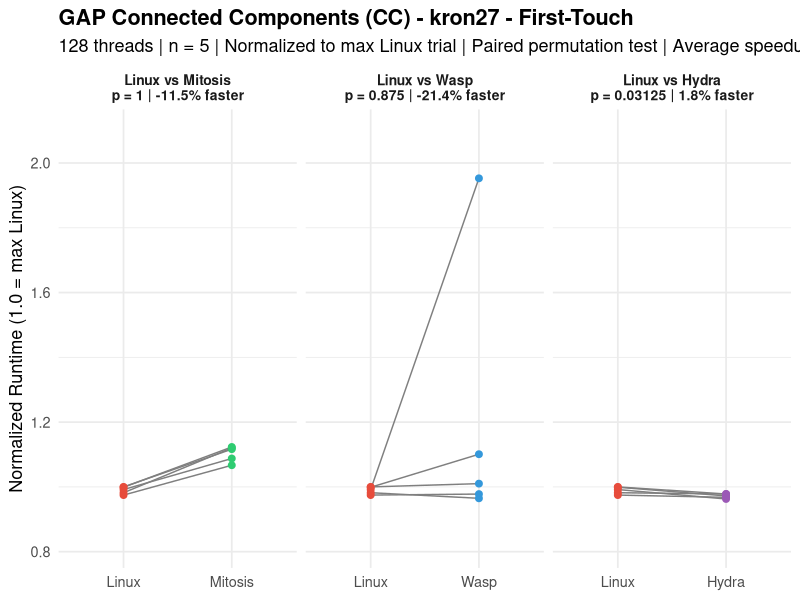
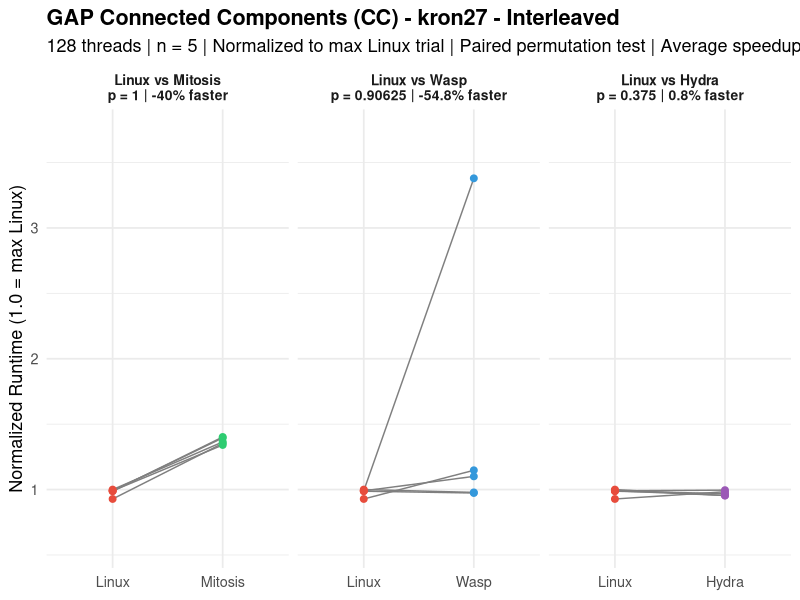
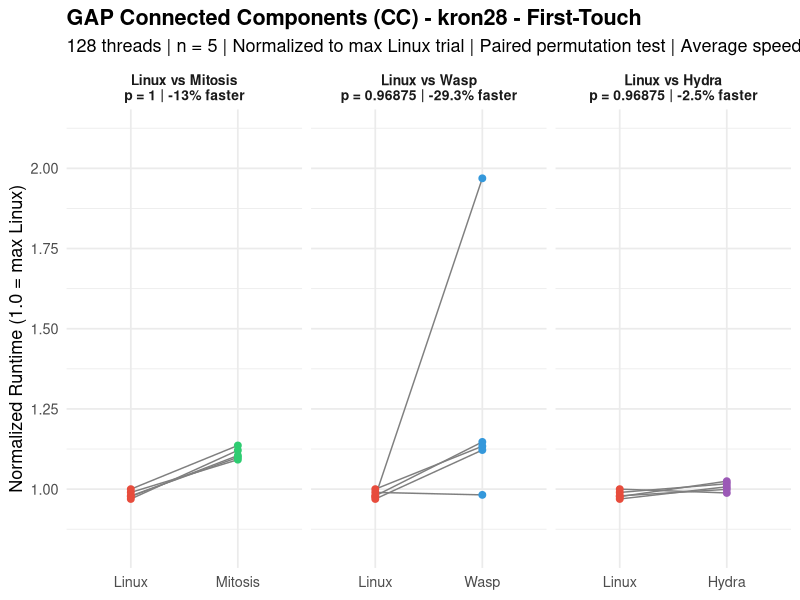
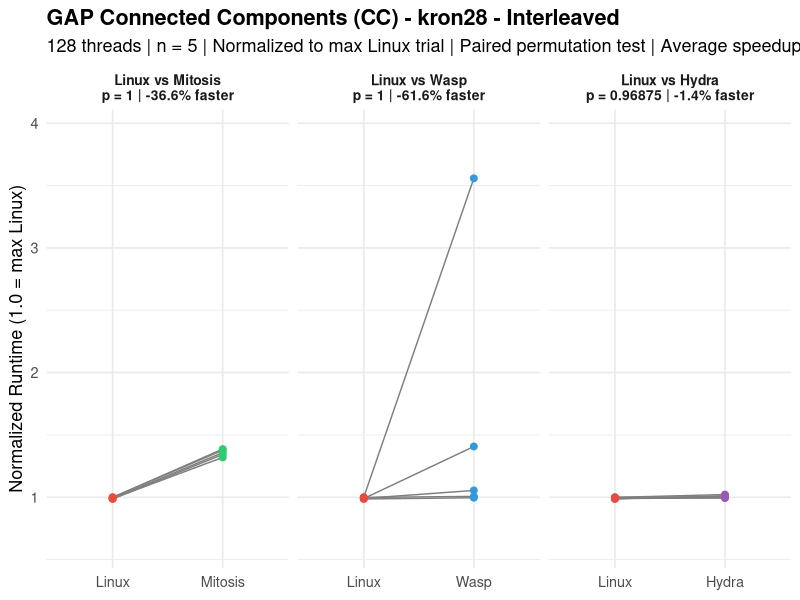
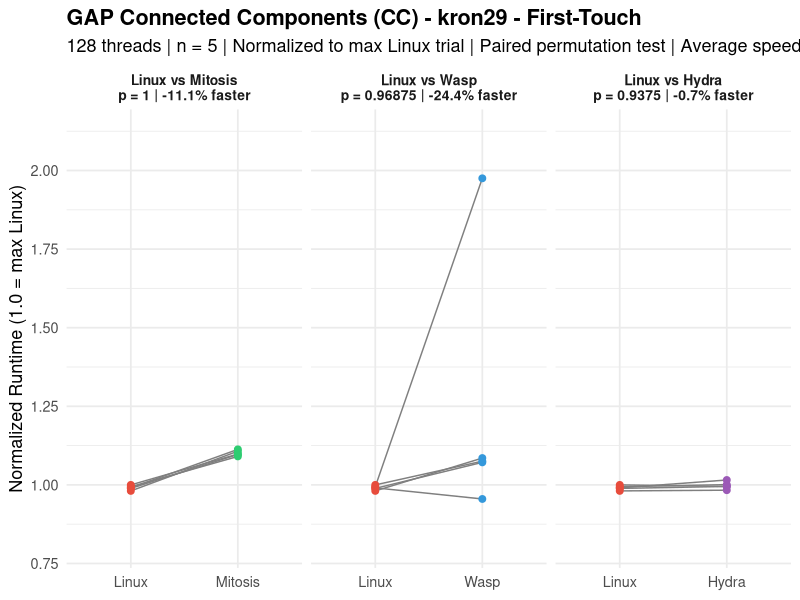
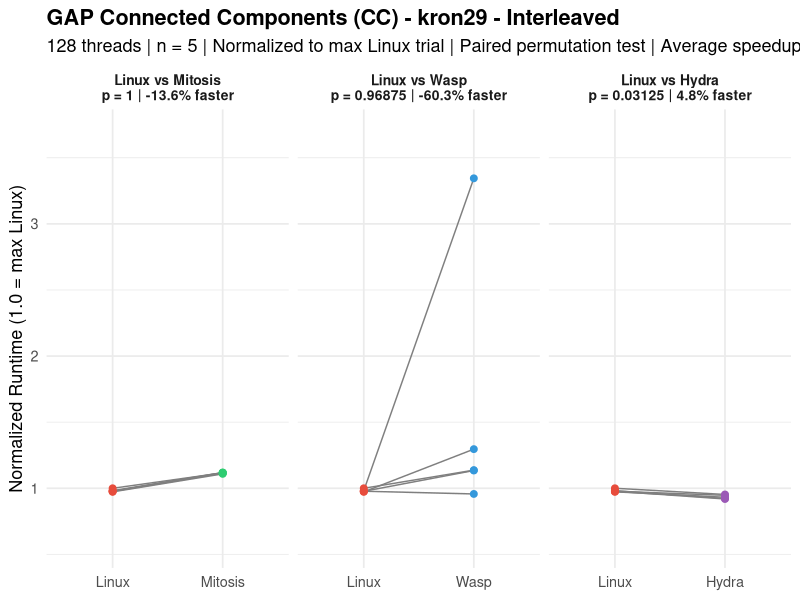
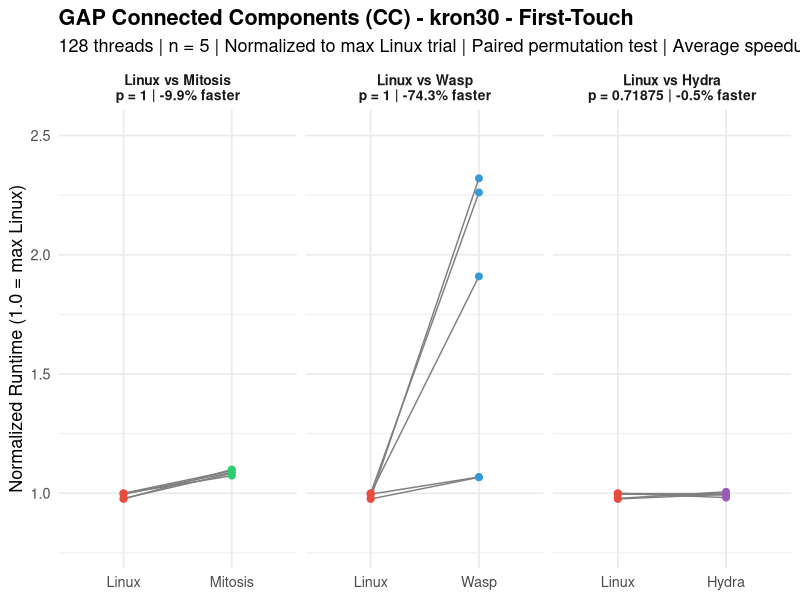
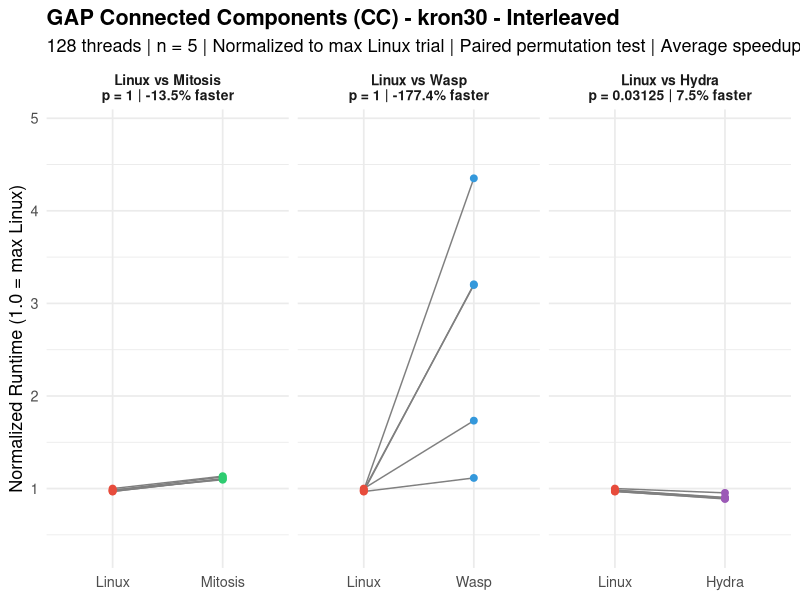

Reproduce these figures in R, in order.
###############################################################################
###                              cc.R                                       ###
###############################################################################

library(ggplot2)

# =============================================================================
# RAW DATA: Trial Times (seconds) – Connected Components (bench_cc_mt)
# 128 threads, n=5, repl_order_9 for Hydra
# Source: rawdata.txt
# =============================================================================

data <- list(
  # --- LINUX First-Touch (output_0.txt) ---
  linux_ft_kron27  = c(0.65344, 0.67036, 0.65830, 0.66483, 0.66963),
  linux_ft_kron28  = c(1.31737, 1.30014, 1.29013, 1.30306, 1.33092),
  linux_ft_kron29  = c(2.71880, 2.72892, 2.74484, 2.69228, 2.71441),
  linux_ft_kron30  = c(5.56958, 5.44284, 5.55520, 5.45603, 5.57672),
  linux_ft_uni27   = c(2.91474, 3.53563, 3.44081, 3.41229, 3.48710),
  linux_ft_uni28   = c(8.20476, 8.48896, 8.36320, 8.41363, 8.19125),
  linux_ft_uni29   = c(21.60264, 21.85805, 21.16792, 21.19485, 21.27137),
  linux_ft_uni30   = c(52.61764, 51.77408, 51.33788, 51.28715, 51.15687),
  linux_ft_twitter = c(0.34301, 0.34072, 0.33807, 0.34075, 0.33926),
  linux_ft_web     = c(0.38057, 0.39122, 0.37943, 0.37656, 0.39007),
  linux_ft_road    = c(0.07428, 0.06963, 0.07240, 0.06997, 0.07143),

  # --- LINUX Interleaved (output_i_0.txt) ---
  linux_il_kron27  = c(0.26996, 0.26913, 0.27255, 0.25297, 0.27005),
  linux_il_kron28  = c(0.51428, 0.51029, 0.50789, 0.51501, 0.50974),
  linux_il_kron29  = c(1.06747, 1.07209, 1.09199, 1.06703, 1.06233),
  linux_il_kron30  = c(2.30592, 2.34706, 2.27783, 2.27191, 2.30826),
  linux_il_uni27   = c(0.85657, 0.84866, 0.83773, 0.84148, 0.84964),
  linux_il_uni28   = c(2.12258, 2.13713, 2.12200, 2.14575, 2.12886),
  linux_il_uni29   = c(5.22135, 5.28535, 5.22777, 5.22462, 5.24643),
  linux_il_uni30   = c(12.45592, 12.46883, 12.40855, 12.40998, 12.41384),
  linux_il_twitter = c(0.13010, 0.12481, 0.12706, 0.12536, 0.12658),
  linux_il_web     = c(0.09380, 0.09482, 0.09400, 0.09282, 0.09354),
  linux_il_road    = c(0.03715, 0.03095, 0.03070, 0.03280, 0.02976),

  # --- MITOSIS Replicated (output_r_0.txt) ---
  mitosis_ft_kron27  = c(0.71522, 0.74848, 0.75109, 0.72917, 0.75300),
  mitosis_ft_kron28  = c(1.45320, 1.47040, 1.49209, 1.46282, 1.51209),
  mitosis_ft_kron29  = c(3.05517, 2.99345, 3.01444, 3.03898, 3.01080),
  mitosis_ft_kron30  = c(5.98744, 6.13239, 6.06506, 6.04102, 6.10619),
  mitosis_ft_uni27   = c(3.21338, 3.36912, 3.32722, 3.32642, 3.43297),
  mitosis_ft_uni28   = c(8.69971, 9.02610, 8.80542, 8.73364, 8.69427),
  mitosis_ft_uni29   = c(22.80782, 23.05819, 23.15438, 23.23957, 23.58924),
  mitosis_ft_uni30   = c(57.38102, 60.02908, 59.59669, 59.66739, 59.20830),
  mitosis_ft_twitter = c(0.37160, 0.36333, 0.36573, 0.36409, 0.36616),
  mitosis_ft_web     = c(0.40997, 0.40300, 0.41493, 0.41576, 0.40667),
  mitosis_ft_road    = c(0.09781, 0.08977, 0.09076, 0.09335, 0.09161),

  # --- MITOSIS Replicated+Interleaved (output_ri_0.txt) ---
  mitosis_il_kron27  = c(0.36544, 0.38217, 0.37187, 0.36896, 0.38021),
  mitosis_il_kron28  = c(0.71412, 0.69947, 0.69179, 0.70930, 0.67960),
  mitosis_il_kron29  = c(1.21729, 1.22195, 1.21950, 1.22098, 1.21101),
  mitosis_il_kron30  = c(2.64233, 2.66103, 2.58591, 2.60024, 2.57108),
  mitosis_il_uni27   = c(0.94142, 0.96438, 0.95266, 0.93686, 0.95181),
  mitosis_il_uni28   = c(2.32194, 2.27849, 2.30733, 2.25720, 2.29267),
  mitosis_il_uni29   = c(5.48766, 5.33445, 5.36208, 5.42251, 5.35038),
  mitosis_il_uni30   = c(12.61277, 12.67338, 12.61206, 12.57715, 12.67491),
  mitosis_il_twitter = c(0.18189, 0.16002, 0.16104, 0.16139, 0.16126),
  mitosis_il_web     = c(0.14175, 0.14493, 0.14800, 0.14633, 0.14280),
  mitosis_il_road    = c(0.06627, 0.05008, 0.06780, 0.05070, 0.06856),

  # --- WASP First-Touch (output_0.txt) ---
  wasp_ft_kron27  = c(0.65552, 0.67713, 0.64675, 1.30905, 0.73801),
  wasp_ft_kron28  = c(1.30713, 2.62054, 1.49314, 1.52684, 1.50894),
  wasp_ft_kron29  = c(2.62188, 5.42154, 2.95203, 2.97920, 2.94148),
  wasp_ft_kron30  = c(10.64879, 5.94905, 5.95739, 12.94164, 12.61108),
  wasp_ft_uni27   = c(3.84874, 3.42273, 3.24975, 3.38987, 3.33825),
  wasp_ft_uni28   = c(9.91075, 8.90999, 8.76334, 8.88093, 8.78020),
  wasp_ft_uni29   = c(25.95394, 23.30147, 22.53701, 23.10840, 23.52064),
  wasp_ft_uni30   = c(60.43355, 56.15627, 56.25901, 57.17734, 56.34955),
  wasp_ft_twitter = c(0.38475, 0.36574, 0.34021, 0.33906, 0.38090),
  wasp_ft_web     = c(0.39112, 0.38833, 0.40532, 0.38614, 0.37374),
  wasp_ft_road    = c(0.07114, 0.06974, 0.06864, 0.06968, 0.06868),

  # --- WASP Interleaved (output_i_0.txt) ---
  wasp_il_kron27  = c(0.30007, 0.26541, 0.26670, 0.31278, 0.92112),
  wasp_il_kron28  = c(0.51847, 0.54319, 0.51291, 1.83248, 0.72472),
  wasp_il_kron29  = c(1.04509, 3.65201, 1.24181, 1.23871, 1.41531),
  wasp_il_kron30  = c(7.50636, 4.06875, 7.52530, 2.61641, 10.21237),
  wasp_il_uni27   = c(0.86923, 0.86081, 1.49655, 0.96218, 0.96221),
  wasp_il_uni28   = c(3.42348, 2.25014, 2.27317, 2.23328, 2.25211),
  wasp_il_uni29   = c(7.79381, 5.36546, 5.36112, 5.37847, 5.41807),
  wasp_il_uni30   = c(17.43031, 12.86958, 12.78217, 12.73413, 12.80344),
  wasp_il_twitter = c(0.12896, 0.12630, 0.12811, 0.12722, 0.12592),
  wasp_il_web     = c(0.09301, 0.09426, 0.09338, 0.09432, 0.09264),
  wasp_il_road    = c(0.03479, 0.03004, 0.02906, 0.03254, 0.02937),

  # --- HYDRA Replicated (repl_order_9/output_r_0.txt) ---
  hydra_ft_kron27  = c(0.64873, 0.65560, 0.65571, 0.64538, 0.65171),
  hydra_ft_kron28  = c(1.35312, 1.36395, 1.34076, 1.33001, 1.31507),
  hydra_ft_kron29  = c(2.78758, 2.74739, 2.73131, 2.69848, 2.73103),
  hydra_ft_kron30  = c(5.56464, 5.55427, 5.53651, 5.61112, 5.47493),
  hydra_ft_uni27   = c(3.19415, 3.53321, 3.68661, 3.76178, 3.66486),
  hydra_ft_uni28   = c(9.27716, 9.19802, 8.92699, 8.60718, 8.23657),
  hydra_ft_uni29   = c(23.21893, 23.25123, 23.33190, 23.57098, 23.13746),
  hydra_ft_uni30   = c(59.40881, 58.60953, 60.31778, 57.94528, 60.64329),
  hydra_ft_twitter = c(0.34088, 0.33539, 0.33418, 0.33616, 0.33512),
  hydra_ft_web     = c(0.37359, 0.38232, 0.38018, 0.36768, 0.37524),
  hydra_ft_road    = c(0.06920, 0.06859, 0.06811, 0.06828, 0.06905),

  # --- HYDRA Replicated+Interleaved (repl_order_9/output_ri_0.txt) ---
  hydra_il_kron27  = c(0.26023, 0.26428, 0.26014, 0.26806, 0.27137),
  hydra_il_kron28  = c(0.52620, 0.51147, 0.52038, 0.51414, 0.52004),
  hydra_il_kron29  = c(1.03372, 1.00748, 1.04085, 1.00365, 1.01792),
  hydra_il_kron30  = c(2.11062, 2.23806, 2.08331, 2.09526, 2.12196),
  hydra_il_uni27   = c(0.84347, 0.86374, 0.84380, 0.84264, 0.84035),
  hydra_il_uni28   = c(2.14791, 2.15539, 2.13945, 2.11507, 2.12117),
  hydra_il_uni29   = c(5.14230, 5.12691, 5.12436, 5.15831, 5.14275),
  hydra_il_uni30   = c(12.23165, 12.20048, 12.29435, 12.18596, 12.23598),
  hydra_il_twitter = c(0.13290, 0.12867, 0.12805, 0.12720, 0.12758),
  hydra_il_web     = c(0.09896, 0.09894, 0.09889, 0.09534, 0.09801),
  hydra_il_road    = c(0.03511, 0.02955, 0.03010, 0.03271, 0.02985)
)

# =============================================================================
# PAIRED PERMUTATION TEST (exact, one-sided: Linux slower → diff > 0)
# =============================================================================

perm_test <- function(baseline, treatment) {
  d <- baseline - treatment
  obs <- mean(d)
  n <- length(d)
  perm_stats <- numeric(2^n)
  for (i in 0:(2^n - 1)) {
    signs <- 2 * as.integer(intToBits(i)[1:n]) - 1
    perm_stats[i + 1] <- mean(signs * abs(d))
  }
  p <- mean(perm_stats >= obs)
  return(list(obs = obs, p = p))
}

# =============================================================================
# RUN ALL TESTS
# =============================================================================

graphs <- c("kron27", "kron28", "kron29", "kron30",
            "uni27", "uni28", "uni29", "uni30",
            "twitter", "web", "road")
policies <- c("ft", "il")
policy_labels <- c(ft = "First-Touch", il = "Interleaved")
systems <- c("mitosis", "wasp", "hydra")

results <- data.frame()

pdf("cc_mt.pdf", width = 10, height = 5)

for (graph in graphs) {
  for (pol in policies) {
    linux_key <- paste0("linux_", pol, "_", graph)
    for (sys in systems) {
      sys_key <- paste0(sys, "_", pol, "_", graph)
      res <- perm_test(data[[linux_key]], data[[sys_key]])
      results <- rbind(results, data.frame(
        Graph = graph,
        Policy = policy_labels[pol],
        Comparison = paste("Linux vs", tools::toTitleCase(sys)),
        MeanDiff = round(res$obs, 5),
        p_value = res$p,
        stringsAsFactors = FALSE
      ))
    }
  }
}

# Print results table
cat("\n====== PAIRED PERMUTATION TEST RESULTS (exact, one-sided) ======\n")
cat("Connected Components (bench_cc_mt)\n")
cat("128 threads | 5 trials | repl_order_9 for Hydra\n\n")
print(results, row.names = FALSE)

# Count significant results
cat("\n\nSignificant (p < 0.05):", sum(results$p_value < 0.05), "of", nrow(results), "\n")
cat("Non-significant (p >= 0.05):", sum(results$p_value >= 0.05), "of", nrow(results), "\n")

# =============================================================================
# PLOTS: One per graph per policy, with 3 facets (Mitosis, WASP, Hydra)
# =============================================================================

for (graph in graphs) {
  for (pol in policies) {
    linux_key <- paste0("linux_", pol, "_", graph)
    max_linux <- max(data[[linux_key]])
    df_list <- list()

    for (sys in systems) {
      sys_key <- paste0(sys, "_", pol, "_", graph)
      res <- perm_test(data[[linux_key]], data[[sys_key]])
      sys_label <- tools::toTitleCase(sys)
      pct <- round(res$obs / mean(data[[linux_key]]) * 100, 1)
      label <- paste0("Linux vs ", sys_label,
                      "\np = ", res$p,
                      " | ", pct, "% faster")
      df_list[[sys]] <- data.frame(
        Trial = rep(1:5, 2),
        Zeit = c(data[[linux_key]] / max_linux, data[[sys_key]] / max_linux),
        Bedingung = factor(rep(c("Linux", sys_label), each = 5),
                           levels = c("Linux", sys_label)),
        Vergleich = label
      )
    }

    df <- do.call(rbind, df_list)
    df$Vergleich <- factor(df$Vergleich, levels = unique(df$Vergleich))

    # Compute y-axis limits with padding for better spread
    y_min <- min(df$Zeit)
    y_max <- max(df$Zeit)
    y_pad <- (y_max - y_min) * 0.15

    p <- ggplot(df, aes(x = Bedingung, y = Zeit)) +
      geom_line(aes(group = Trial), color = "gray50", linewidth = 0.5) +
      geom_point(aes(color = Bedingung), size = 2) +
      scale_color_manual(values = c("Linux" = "#E74C3C",
                                    "Mitosis" = "#2ECC71",
                                    "Wasp" = "#3498DB",
                                    "Hydra" = "#9B59B6")) +
      coord_cartesian(ylim = c(y_min - y_pad, y_max + y_pad)) +
      facet_wrap(~ Vergleich, scales = "free_x") +
      labs(
        title = paste0("GAP Connected Components (CC) - ",
                       graph, " - ", policy_labels[pol]),
        subtitle = "128 threads | n = 5 | Normalized to max Linux trial | Paired permutation test | Average speedup",
        x = NULL,
        y = "Normalized Runtime (1.0 = max Linux)"
      ) +
      theme_minimal(base_size = 13) +
      theme(legend.position = "none",
            plot.title = element_text(face = "bold"),
            strip.text = element_text(face = "bold", size = 10))

    print(p)
  }
}

dev.off()
cat("Saved all plots to cc_mt.pdf\n")
